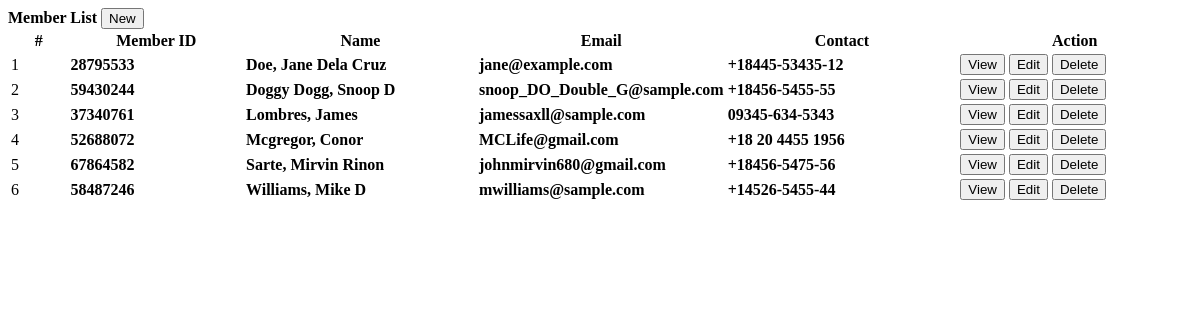
/members.php, run on the app's committed database.
### tables this page shows
CREATE TABLE `members` (
  `id` int(30) NOT NULL,
  `member_id` int(30) NOT NULL,
  `firstname` varchar(100) NOT NULL,
  `middlename` varchar(100) NOT NULL,
  `lastname` varchar(100) NOT NULL,
  `gender` varchar(20) NOT NULL,
  `contact` varchar(100) NOT NULL,
  `address` text NOT NULL,
  `email` varchar(100) NOT NULL,
  `date_created` datetime NOT NULL DEFAULT current_timestamp()
);

### members.php (the view, shortened to what this page needs)
<?php include('db_connect.php');?>
<div class="container-fluid">
	<div class="col-lg-12">
		<div class="row">
			<div class="col-md-12">
				<div class="card">
					<div class="card-header">
						<b>Member List</b>
						<span class="">
							<button class="btn btn-primary btn-block btn-sm col-sm-2 float-right" type="button" id="new_member">
					<i class="fa fa-plus"></i> New</button>
				</span>
					</div>
					<div class="card-body">
						<table class="table table-bordered table-condensed table-hover">
							<colgroup>
								<col width="5%">
								<col width="15%">
								<col width="20%">
								<col width="20%">
								<col width="20%">
								<col width="20%">
							</colgroup>
							<thead>
								<tr>
									<th class="text-center">#</th>
									<th class="">Member ID</th>
									<th class="">Name</th>
									<th class="">Email</th>
									<th class="">Contact</th>
									<th class="text-center">Action</th>
								</tr>
							</thead>
							<tbody>
								<?php
								$i = 1;
								$member =  $conn->query("SELECT *,concat(lastname,', ',firstname,' ',middlename) as name from members order by concat(lastname,', ',firstname,' ',middlename) asc");
								while($row=$member->fetch_assoc()):
								?>
								<tr>
									<td class="text-center"><?php echo $i++ ?></td>
									<td class="">
										 <p><b><?php echo $row['member_id'] ?></b></p>
									</td>
									<td class="">
										 <p><b><?php echo ucwords($row['name']) ?></b></p>
									</td>
									<td class="">
										 <p><b><?php echo $row['email'] ?></b></p>
									</td>
									<td class="">
										 <p><b><?php echo $row['contact'] ?></b></p>
									</td>
									<td class="text-center">
										<button class="btn btn-sm btn-outline-primary view_member" type="button" data-id="<?php echo $row['id'] ?>" >View</button>
										<button class="btn btn-sm btn-outline-primary edit_member" type="button" data-id="<?php echo $row['id'] ?>" >Edit</button>
										<button class="btn btn-sm btn-outline-danger delete_member" type="button" data-id="<?php echo $row['id'] ?>">Delete</button>
									</td>
								</tr>
								<?php endwhile; ?>
							</tbody>
						</table>
					</div>
				</div>
			</div>
		</div>
	</div>
</div>

### members.php (style rules this page uses)
td { vertical-align: middle !important; }
td p { margin: unset }

### data on the page
members: member "28795533", name "Doe, Jane Dela Cruz", email "jane@example.com", contact "+18445-53435-12"
members: member "59430244", name "Doggy Dogg, Snoop D", email "snoop_DO_Double_G@sample.com", contact "+18456-5455-55"
members: member "37340761", name "Lombres, James", email "jamessaxll@sample.com", contact "09345-634-5343"
members: member "52688072", name "Mcgregor, Conor", email "MCLife@gmail.com", contact "+18 20 4455 1956"
members: member "67864582", name "Sarte, Mirvin Rinon", email "johnmirvin680@gmail.com", contact "+18456-5475-56"
members: member "58487246", name "Williams, Mike D", email "mwilliams@sample.com", contact "+14526-5455-44"
